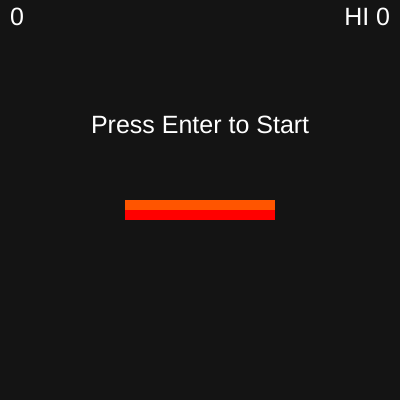
Frame 1 (no input)
Frame 60 (no input): identical to frame 1, image omitted
Frame 120 (the mouse pressed at the canvas centre since frame 60): identical to frame 1, image omitted

The p5.js sketch that drew this single still picture (run headless with seeded random() and noise() and a simulated clock; from frame 60 on, the mouse is pressed at the canvas centre):

// p5.js sketch
// ── sketch.js
// STACK

let blockHeight = 10;
let blockSpeed = 2;

const stack = {
  blocks: [],

  // Draw each block in the stack
  drawStack() {
    for (let i = 0; i < this.blocks.length; i++) {
      this.blocks[i].drawBlock();
    }
  },

  // Create a new block
  addBlock() {
    // Move each block down
    moveStack(stack, blockHeight);

    // Set width of previous block and determine properties of new block
    let w;
    let x;
    let curr;
    let prev;

    if (this.blocks.length > 1) {
      curr = this.blocks[this.blocks.length - 1];
      prev = this.blocks[this.blocks.length - 2];

      // Check for overlap on the left
      if (curr.x < prev.x) {
        curr.width -= (prev.x - curr.x);
        curr.x = prev.x;
      }
      // Check for overlap on the right
      else if (curr.x > prev.x) {
        curr.width = (prev.x + prev.width) - (curr.x);
      }
      w = curr.width;
      x = 2;
    } else {
      w = 150;
      x = width / 2 - w / 2;
    }
    // End the game if there is no overlap or add a point
    if (w <= 0) {
      curr.width = 0;
      gameActive = false;
    } else {
      score++;

      // Determine color of the block
      if (this.blocks.length > 0) {
        setColor()
      }

      // Create a new block
      let block = new Block(x, w, [blockColor[0], blockColor[1], blockColor[2]]);
      this.blocks.push(block);
    }
  }
}

// Function to move stack up or down
function moveStack(stack, height) {
  for (let i = 0; i < stack.blocks.length; i++) {
    stack.blocks[i].y += height;
  }
}

// Function to change color of blocks
let colorChange = 85;
let colorIndex = 1;
let blockColor = [255, 0, 0];

function setColor() {
  blockColor[colorIndex] += colorChange;
  // Move down an index if the color value reaches the max or the min
  if (blockColor[colorIndex] == 255 || blockColor[colorIndex] == 0) {
    colorIndex -= 1;
    if (colorIndex < 0) {
      colorIndex = 2;
    }
    // Alternate between increasing and decreasing the color value
    colorChange *= -1;
  }
}


// BLOCKS

class Block {
  constructor(x, w, c) {
    this.x = x;
    this.y = height / 2;
    this.color = c;
    this.speed = blockSpeed;
    this.width = w;
    this.height = blockHeight;
  }

  drawBlock() {
    noStroke();
    fill(this.color);
    rect(this.x, this.y, this.width, this.height)
  }

  moveBlock() {
    // Change directions if the block reaches the edge
    if (this.x + this.width >= width) {
      this.speed *= -1;
    }
    else if (this.x <= 0) {
      this.speed *= -1;
    }

    this.x += this.speed;
  }
}

// Place the block when spacebar is pressed
function keyPressed() {
  if (keyCode == 32) {
    if (gameActive) {
      stack.addBlock();
    }
  }
}


// SCORE AND GAMESTATE

let score = -2;
let highscore = 0;

function setHighScore() {
  if (score > highscore) {
    highscore = score;
  }
}

function showScore() {
  // Score
  fill(255);
  textAlign(LEFT);
  textSize(25);
  text(score, 10, 25);

  // Highscore
  textAlign(RIGHT);
  text("HI " + highscore, 390, 25);
}

let gameActive = true;
let gameStarted = false;

// Starting the game
function startScreen() {
  fill(255);
  textAlign(CENTER);
  textSize(25);
  text('Press Enter to Start', width / 2, height / 3);
}

function start() {
  if (keyIsDown(ENTER)) {
    gameStarted = true;
  }
}

// Ending the game
function endScreen() {
  fill(255);
  textAlign(CENTER);
  textSize(25);
  text('Game Over', width / 2, height / 3);

  textSize(15);
  text('Press Arrows to View Stack', width / 2, height / 3 + 25);
  text('Press Enter to Restart', width / 2, height / 3 + 40);
}

function viewStack() {
  if (keyIsDown(DOWN_ARROW)) {
    moveStack(stack, -blockHeight / 2);
  }
  else if (keyIsDown(UP_ARROW)) {
    moveStack(stack, blockHeight / 2);
  }
}

function test() {
  if (keyIsDown(LEFT_ARROW)) {
    console.log(blockHeight);
  }
}

// Restarting the game
function restartGame() {
  // Empty the stack and add new starting blocks
  stack.blocks = [];
  stack.addBlock();
  stack.addBlock();

  // Reset the score
  score = 0;
}

function restart() {
  if (keyIsDown(ENTER)) {
    gameActive = true;
    restartGame();
  }
}


// SETUP AND RUN PROGRAM

let backgroundColor = 20;

function setup() {
  createCanvas(400, 400);

  // Add the starting blocks
  stack.addBlock();
  stack.addBlock();
}

function draw() {
  background(backgroundColor);

  // Starting the game
  if (!gameStarted) {
    startScreen();
    start();
  }

  // Restarting the game
  if (!gameActive) {
    restart();
  }

  // Show the score
  setHighScore();
  showScore();

  // Draw the blocks
  if (gameActive && gameStarted) {
    stack.blocks[stack.blocks.length - 1].moveBlock();
  }
  stack.drawStack();

  // End screen
  if (!gameActive) {
    endScreen();
    viewStack();
  }
}
